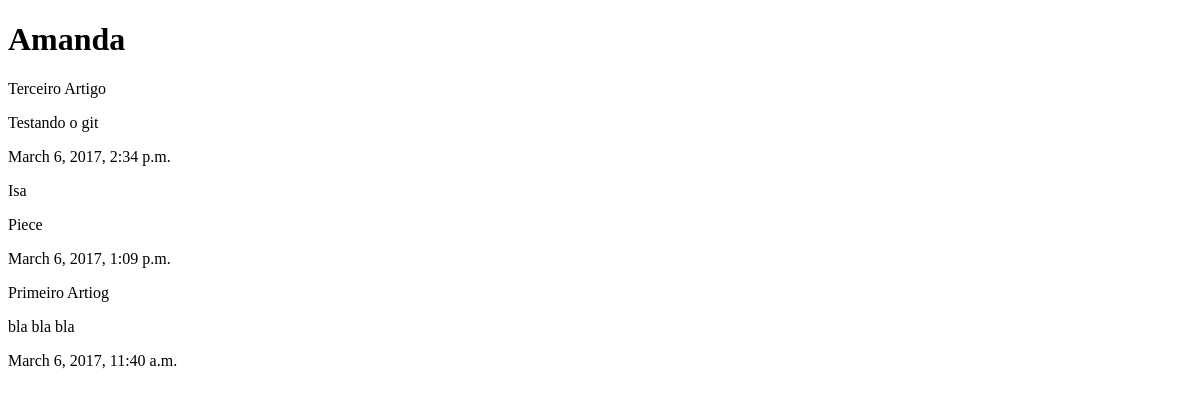
The app's page /, older data.
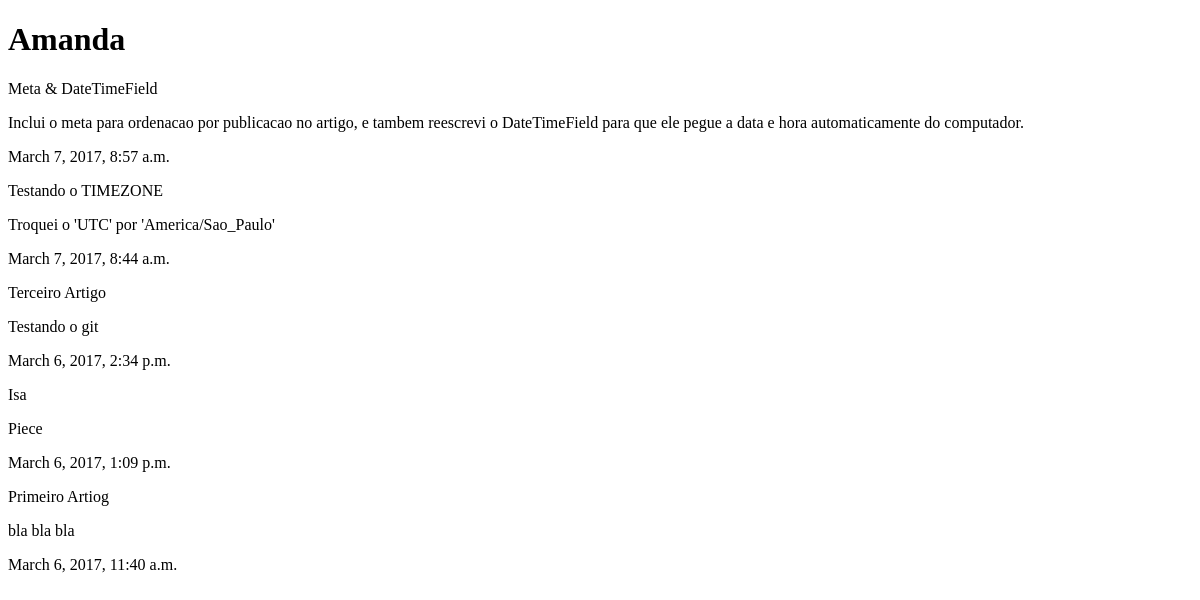
The same page, newer data.
### blog/models.py (models this page shows, shortened)
class Artigo(models.Model):
    class Meta:
        ordering = ('-publicacao',)
    titulo = models.CharField(max_length=100)
    conteudo = models.TextField()
    publicacao = models.DateTimeField(
        default = datetime.now,
        blank = True
    )

### blog/views.py (the view)
# urls.py: url('^$', views.blog, name='blog'),
def blog(request):
    a = 'Amanda'
    artigo = Artigo.objects.all()
    return render_to_response(
        'blog/index.html',
        locals(),
        context_instance = RequestContext(request)
    )

### blog/templates/blog/index.html (shortened to what this page needs)
<!DOCTYPE html>
 <html>
 <head>
 </head>
 <body>
     <h1>{{a}}</h1>
     {% for i in artigo %}
     <p>{{i.titulo}}</p>
     <p>{{i.conteudo}}</p>
     <p>{{i.publicacao}}</p>
     {% endfor %}
 </body>
</html>

Row changes from the older to the newer data that the page shows:
added Artigo: titulo "Meta & DateTimeField", conteudo "Inclui o meta para ordenacao por publicacao no artigo, e tambem reescrevi o DateTimeField para que ele pegue a data e hora automaticamente do computador.", publicacao "March 7, 2017, 8:57 a.m."
added Artigo: titulo "Testando o TIMEZONE", conteudo "Troquei o 'UTC' por 'America/Sao_Paulo'", publicacao "March 7, 2017, 8:44 a.m."
